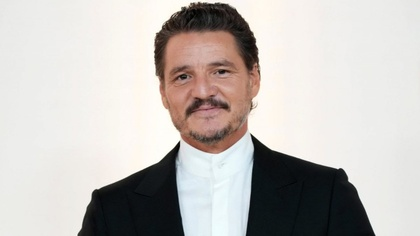
%> input picture Imagenes/Im3.jpg, 420 x 236 px, shrunk from 906 x 510 before the run
$ octave Piel3.m   (GNU Octave 9; MATLAB toolbox functions it lacks are replaced by stand-ins)
%> lines starting %> are read from the running program, lines starting %| are printed output that depends on the picture
### Membresia.m
function[con1 con2 con3]=Membresia(dato,a1, d1, a2, d2, a3, d3)%'dato' de entrada

M=dato;

con1=exp((-(M-a1)^2)/(2*(d1^2)));
con2=exp((-(M-a2)^2)/(2*(d2^2)));
con3=exp((-(M-a3)^2)/(2*(d3^2)));

### Membresia4.m
function[con1 con2 con3 con4]=Membresia4(dato,a1, d1, a2, d2, a3, d3, a4, d4)%'dato' de entrada

M=dato;

con1=exp((-(M-a1)^2)/(2*(d1^2)));
con2=exp((-(M-a2)^2)/(2*(d2^2)));
con3=exp((-(M-a3)^2)/(2*(d3^2)));
con4=exp((-(M-a4)^2)/(2*(d4^2)));

### Piel3.m
clc, close all, clear all;

Ima = imread('C:\Users\luis_\Documents\GIT\Detector de Piel\Im3.jpg');
%> Ima is the input picture: size 236x420x3 uint8; mean R, G, B 194.7, 190.2, 186.7
Imahsv=rgb2hsv(Ima);
%> Imahsv: size 236x420x3 double; mean H, S, V 0.207, 0.119, 0.772
%++++++++FIGURA 1++++++++++++++++++++
figure, imshow(Ima)

[fil,col3]=size(Imahsv);
%> fil = 236; col3 = 1260
col=col3/3;%Porque son 3 capas
%> col = 420

h=Imahsv(:,:,1);
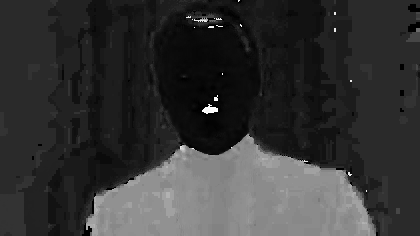
%> h: size 236x420 double; min 0, max 0.997, mean 0.207
s=Imahsv(:,:,2);
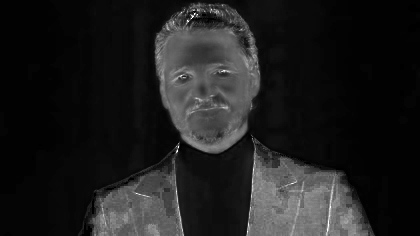
%> s: size 236x420 double; min 0, max 1, mean 0.119
v=Imahsv(:,:,3);
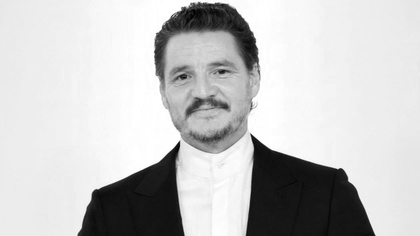
%> v: size 236x420 double; min 0, max 1, mean 0.772

H1=0.05; dH1=0.01; H2=0.1; dH2=0.01; H3=1; dH3=0.21;
S1=0; dS1=0.05; S2=0.5; dS2=0.10; S3=1; dS3=0.05;
V1=0; dV1=0.07; V2=0.375; dV2=0.032; V3=0.7; dV3=0.05; V4=1; dV4=0.025;


p1=0; p2=10; p3=255;

sal = zeros(fil,col);

for i=1:fil
    for j=1:col
        %pix = double(Ima(i,j))+1;
        H_in=h(i,j);
        S_in=s(i,j);
        V_in=v(i,j);

        [Hue1 Hue2 Hue3] = Membresia(H_in,H1, dH1, H2, dH2, H3, dH3);

        [Sat1 Sat2 Sat3] = Membresia(S_in,S1, dS1, S2, dS2, S3, dS3);

        [Val1 Val2 Val3 Val4] = Membresia4(V_in,V1, dV1, V2, dV2, V3, dV3, V4,dV4);

        R3=min(Hue1,min(Sat1,Val1));
        R6=min(Hue1,min(Sat2,Val2));
        R7=min(Hue1,min(Sat2,Val3));
        R19=min(Hue2,min(Sat2,Val3));

        if (R3==0 && R6==0 && R7==0 && R19==0)
            UNO=1;
        else
            UNO=0;
        end

        sal(i,j)=((R3*p2)+(R6*p2)+(R7*p3)+(R19*p2))/(R3+R6+R7+R19+UNO);

    end
end
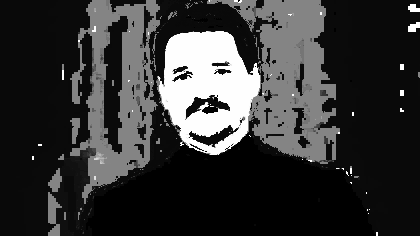
%> sal: size 236x420 double; min 0, max 255, mean 53.7; drawn with min black and max white
%> after the loop, UNO = 0

%++++++++FIGURA 2++++++++++++++++++++
figure, imshow(uint8(sal))

%Gr醘ica del HUE
k=0;
for H_in =0:0.01:1
    [Hache1 Hache2 Hache3] = Membresia(H_in,H1, dH1, H2, dH2, H3, dH3);
    k = k+1;
    uh1(k)=Hache1;
    uh2(k)=Hache2;
    uh3(k)=Hache3;

end
figure, hold on, plot(uh1,'r'),plot(uh2,'b'),plot(uh3,'g'),hold off
%> after `plot(uh3,'g')`:
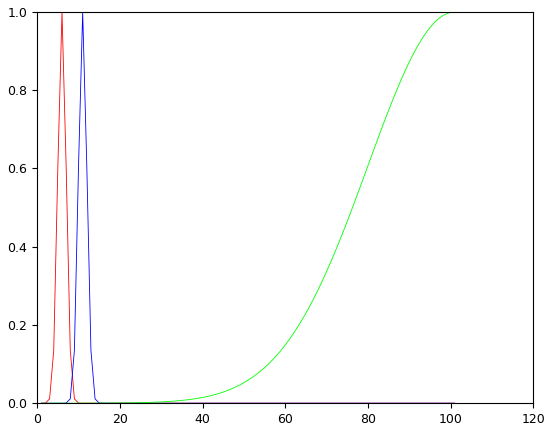
%> figure redrawn from the program's plot data; curve peaks at x = 6, y = 1; curve peaks at x = 11, y = 1; curve peaks at x = 101, y = 1

 %Gr醘ica del Saturacion
l=0;
for S_in =0:0.01:1
    [Satura1 Satura2 Satura3] = Membresia(S_in,S1, dS1, S2, dS2, S3, dS3);
    l = l+1;
    us1(l)=Satura1;
    us2(l)=Satura2;
    us3(l)=Satura3;

end
figure, hold on, plot(us1,'g'),plot(us2,'r'),plot(us3,'g'),hold off
%> after `plot(us3,'g')`:
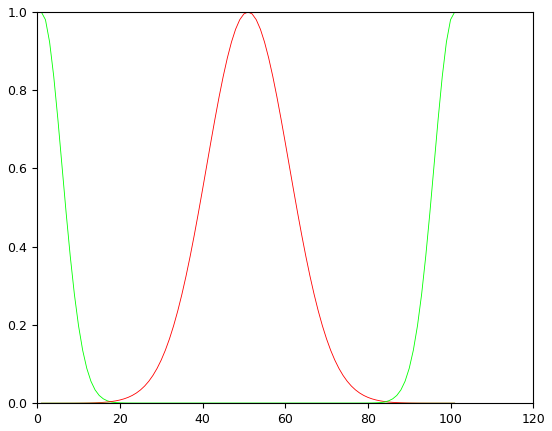
%> figure redrawn from the program's plot data; curve peaks at x = 1, y = 1; curve peaks at x = 51, y = 1; curve peaks at x = 101, y = 1

 %Gr醘ica del Valor
l=0;
for V_in =0:0.01:1
    [Valor1 Valor2 Valor3 Valor4] = Membresia4(V_in,V1, dV1, V2, dV2, V3, dV3, V4,dV4);
    l = l+1;
    uv1(l)=Valor1;
    uv2(l)=Valor2;
    uv3(l)=Valor3;
    uv4(l)=Valor4;

end
figure, hold on, plot(uv1,'g'),plot(uv2,'b'),plot(uv3,'r'),plot(uv4,'g'),hold off
%> after `plot(uv4,'g')`:
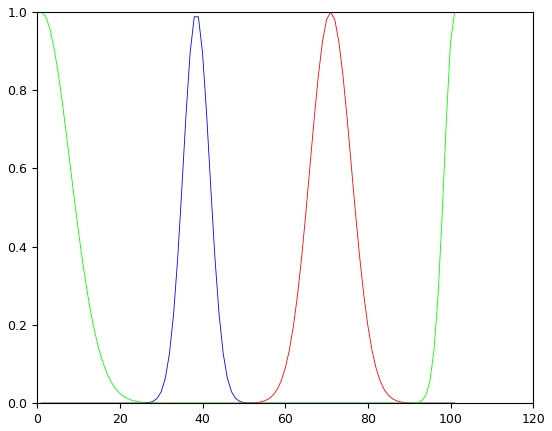
%> figure redrawn from the program's plot data; curve peaks at x = 1, y = 1; curve peaks at x = 38, y = 0.988; curve peaks at x = 71, y = 1; curve peaks at x = 101, y = 1
